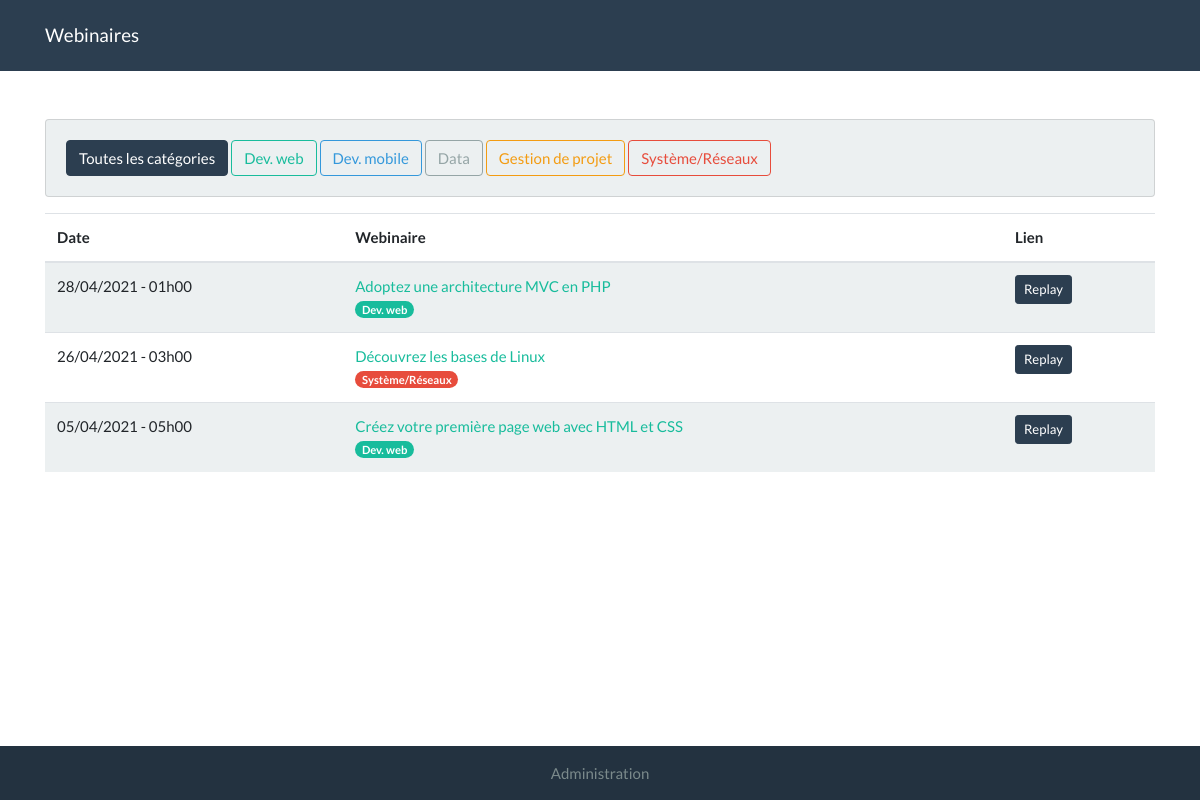
The page / on the database its author committed.
### tables this page shows
CREATE TABLE `categories` (
  `id` int(11) NOT NULL,
  `name` varchar(255) NOT NULL,
  `color` varchar(255) NOT NULL
);

CREATE TABLE `webinars` (
  `id` int(11) NOT NULL,
  `name` varchar(255) NOT NULL,
  `date` datetime NOT NULL,
  `link` varchar(255) DEFAULT NULL,
  `description` varchar(255) NOT NULL,
  `category` int(11) NOT NULL,
  `user` int(11) NOT NULL
);

### index.php (the view, shortened to what this page needs)
<?php
$categoryFilter = $_GET['category'] ?? 0;
?>
<!DOCTYPE html>
<html lang="fr">
<head>
    <link rel="stylesheet" href="assets/bootstrap.min.css">
</head>
<body>
<nav class="navbar navbar-expand-lg navbar-dark bg-primary">
    <div class="container">
        <a class="navbar-brand" href="index.php">Webinaires</a>
    </div>
</nav>
<div class="container mt-5">
    <div class="row">
        <div class="col-md-12">
            <div class="card bg-light mb-3">
                <div class="card-body">
                    <a class="btn <?php if ($categoryFilter == 0) {
                        echo 'btn-primary';
                    } else {
                        echo 'btn-outline-primary';
                    } ?>" href="index.php">Toutes les catégories</a>
                    <?php
                    try {
                        $bdd = new PDO('mysql:dbname=webinaires;host=127.0.0.1;charset=utf8', 'phpmyadmin', 'root');
                        $bdd->setAttribute(PDO::ATTR_ERRMODE, PDO::ERRMODE_EXCEPTION);
                    } catch (PDOException $e) {
                        echo 'Échec lors de la connexion : ' . $e->getMessage();
                    }
                    $req = $bdd->query('SELECT * FROM categories');
                    while ($category = $req->fetch()) {
                        if ($category['id'] == $categoryFilter) {
                            ?>
                            <a href="index.php?category=<?php echo $category['id']; ?>" class="btn"
                               style="background-color: <?php echo $category['color']; ?>; color: #fff;">
                                <?php echo $category['name']; ?>
                            </a>
                        <?php } else { ?>
                            <a href="index.php?category=<?php echo $category['id']; ?>" class="btn"
                               style="color: <?php echo $category['color']; ?>; border-color: <?php echo $category['color']; ?>;">
                                <?php echo $category['name']; ?>
                            </a>
                            <?php
                        }
                    }
                    ?>
                </div>
            </div>
        </div>
    </div>
    <table class="table table-hover table-striped">
        <thead>
        <tr>
            <th scope="col">Date</th>
            <th scope="col">Webinaire</th>
            <th scope="col">Lien</th>
        </tr>
        </thead>
        <tbody>
        <?php
        $request = 'SELECT w.id, w.name as webinar_name, w.date, w.description, c.name as category_name, c.color, u.login FROM webinars w
        INNER JOIN categories c ON c.id = w.category
        INNER JOIN users u ON u.id = w.user ';
        $parameters = [];
        $request .= ' ORDER BY w.date DESC';
        $req = $bdd->prepare($request);
        $req->execute($parameters);
        while ($webinar = $req->fetch()) {
            ?>
            <tr>
                <td scope="row"><?php echo date('d/m/Y - h\hi', strtotime($webinar['date'])); ?></td>
                <td>
                    <a href="#" data-toggle="modal" data-target="#webinar-<?php echo $webinar['id']; ?>">
                        <?php echo htmlspecialchars($webinar['webinar_name']); ?>
                    </a>
                    <br/>
                    <span class="badge badge-pill"
                          style="background-color: <?php echo $webinar['color']; ?>; color: #fff;"><?php echo $webinar['category_name']; ?></span>
                </td>
                <td>
                    <a href="#" class="btn btn-sm btn-primary">
                        <?php if (strtotime($webinar['date']) > time()) {  ?>
                            Rejoindre le webinaire
                        <?php } else { ?>
                            Replay
                        <?php } ?>
                    </a>
                </td>
            </tr>
        <?php } ?>
        </tbody>
    </table>
</div>
<footer class="bg-primary text-center text-lg-start">
    <div class="text-center p-3" style="background-color: rgba(0, 0, 0, 0.2);">
        <a class="text-dark" href="new_webinar.php">Administration</a>
    </div>
</footer>
</body>
</html>

### rows shown on the page
categories: name "Dev. web"
categories: name "Dev. mobile"
categories: name "Data"
categories: name "Gestion de projet"
categories: name "Système/Réseaux"
webinars: date "28/04/2021 - 01h00", name "Adoptez une architecture MVC en PHP", category.name "Dev. web", shows "Replay"
webinars: date "26/04/2021 - 03h00", name "Découvrez les bases de Linux", category.name "Système/Réseaux", shows "Replay"
webinars: date "05/04/2021 - 05h00", name "Créez votre première page web avec HTML et CSS", category.name "Dev. web", shows "Replay"
